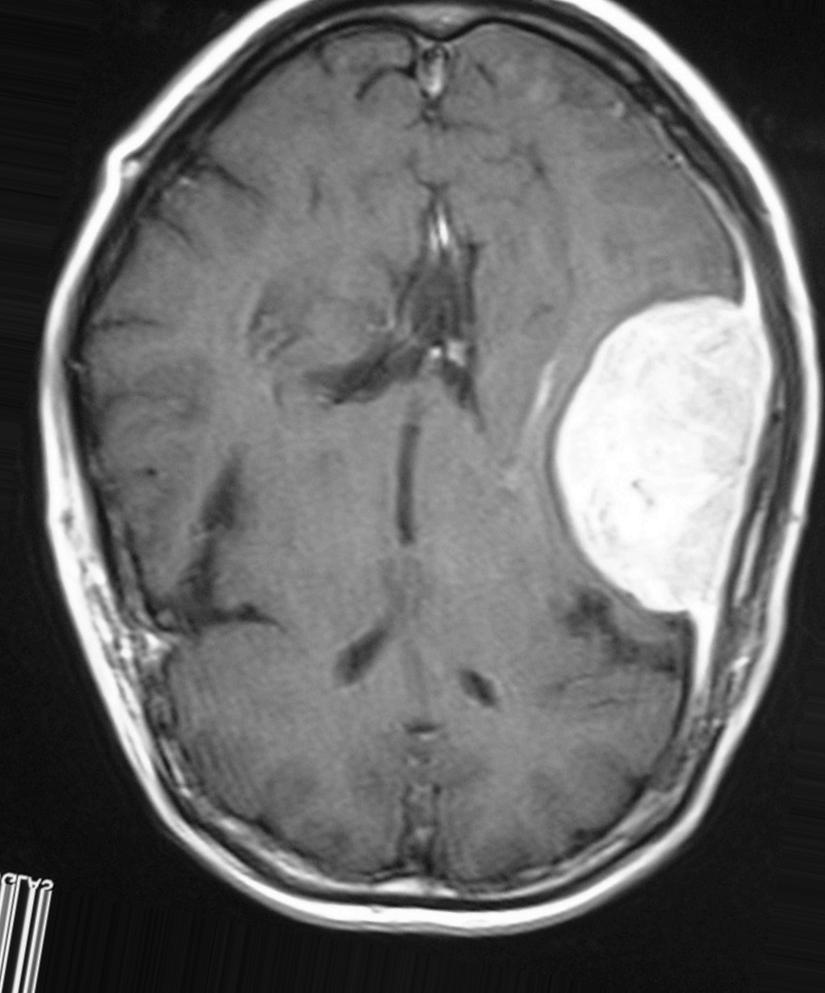
#> input picture augmented data/yes/aug_Y103_0_4209.jpg, 825 x 993 px, given in place of Y1.jpg, which was not available
$ jupyter execute --allow-errors neuroscan.ipynb   (shell and % lines are left out)   (text cells are left out)
#> lines starting #> are read from the running program, lines starting #| are printed output that depends on the picture; after the words box and inside, x2 and y2 are one past the last pixel; in counts of white or black regions, pixels touching at a corner belong together; pictures that were not available may be replaced by others from this repository, and a replacement may not be noted
[cell 1]
import tensorflow as tf
from tensorflow.keras.layers import Conv2D, Input, ZeroPadding2D, BatchNormalization, Activation, MaxPooling2D, Flatten, Dense
from tensorflow.keras.models import Model, load_model
from sklearn.model_selection import train_test_split
from sklearn.metrics import f1_score
from sklearn.utils import shuffle
import cv2
import imutils
import numpy as np
from PIL import Image
from os import listdir
from tensorflow.keras.preprocessing.image import ImageDataGenerator
import pickle
from sklearn.metrics import classification_report
from sklearn.metrics import accuracy_score, confusion_matrix
from keras.callbacks import EarlyStopping

[cell 2]
def augment_data(file_dir, n_generated_samples, save_to_dir):
    data_gen = ImageDataGenerator(rotation_range=10,
                                  width_shift_range=0.1,
                                  height_shift_range=0.1,
                                  shear_range=0.1,
                                  brightness_range=(0.3, 1.0),
                                  horizontal_flip=True,
                                  vertical_flip=True,
                                  fill_mode='nearest'
                                 )

    # iterate over the files in the specified directory
    for filename in listdir(file_dir):
        # load the image (reads the image as a NumPy array.)
        image = cv2.imread(file_dir + '/' + filename)
        # reshape the image to include an additional dimension.
        #This is done to match the expected input shape of the flow method of ImageDataGenerator,
        #which expects a 4D tensor with dimensions (batch_size, height, width, channels).
        image = image.reshape((1,)+image.shape)
        # prefix of the names for the generated sampels.
        save_prefix = 'aug_' + filename[:-4]
        # generate 'n_generated_samples' sample images
        i=0
        for batch in data_gen.flow(x=image, batch_size=1, save_to_dir=save_to_dir,
                                           save_prefix=save_prefix, save_format='jpg'):
            i += 1
            if i > n_generated_samples:
                break

[cell 3]
yes_path = 'yes'
no_path = 'no'
augmented_data_path = 'augmented data/'

# augment data for the examples with label equal to 'yes' representing tumurous examples (n generated samples-6)
augment_data(file_dir=yes_path, n_generated_samples=6, save_to_dir=augmented_data_path+ 'yes')
#> (the call stopped at in augment_data, `data_gen = ImageDataGenerator(rotation_range=10, width_shift_range=0.1..`: tensorflow is not available in this run)
# augment data for the examples with label equal to 'no* representing non-tumurous examples (n generated samples-6)
augment_data(file_dir=no_path, n_generated_samples=6, save_to_dir=augmented_data_path+'no')
#> (the call stopped at in augment_data, `data_gen = ImageDataGenerator(rotation_range=10, width_shift_range=0.1..`: tensorflow is not available in this run)

[cell 4]
yes_path = 'augmented data/yes'
no_path = 'augmented data/no'
# number of files (images) that are in the the folder named 'ves that represent tumorous (positive) examples
m_pos = len(listdir(yes_path))
# number of files (images) that are in the the folder named "no° that represent non-tumorous (negative) examples
m_neg = len(listdir(no_path))
# number of all examples
m = m_pos + m_neg
print(f"Number of examples: {m}")
print(f"Number of pos examples: {m_pos}")
print(f"Number of neg examples: {m_neg}")

[cell 5]
image = cv2.imread('yes/Y1.jpg')
#> image is the input picture: shape (993, 825, 3); min 0, max 255, mean 103.2

[cell 6]
gray = cv2.cvtColor(image, cv2.COLOR_BGR2GRAY)
gray = cv2.GaussianBlur(gray, (5, 5), 0)

[cell 7]
thresh = cv2.threshold(gray, 45, 255, cv2.THRESH_BINARY)[1]
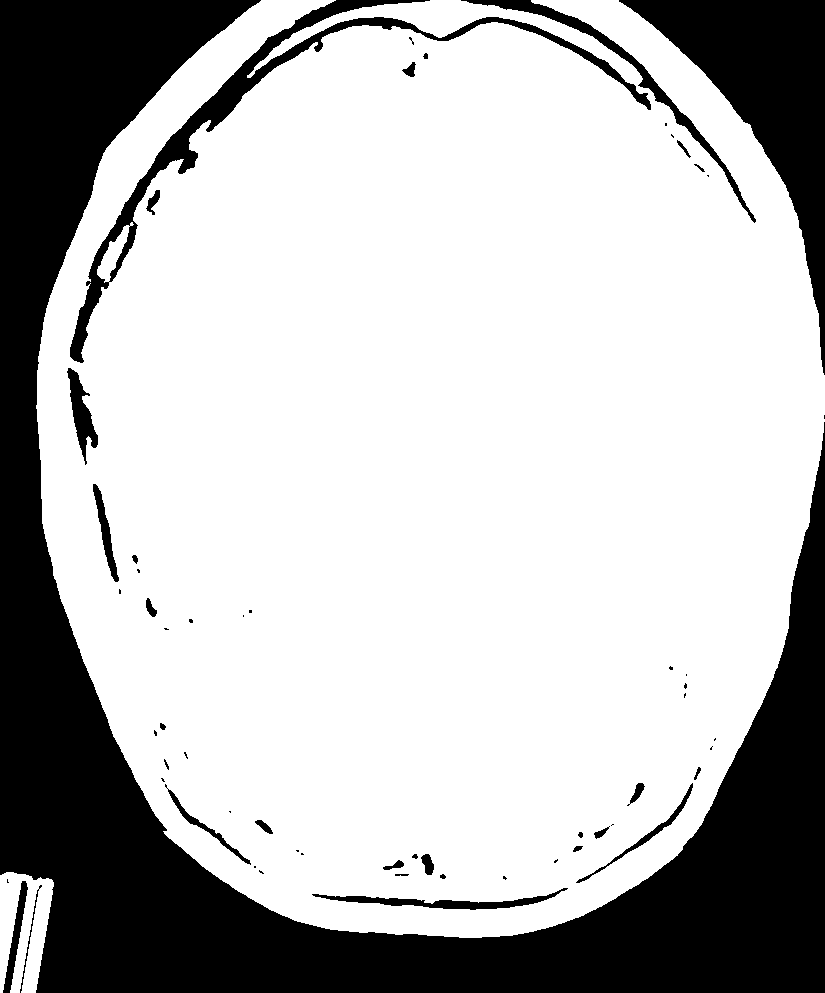
#> thresh: shape (993, 825); 72.4% white; 60 black regions (29 under 20 px), largest, box (x1, y1, x2, y2) and area: (0, 0, 825, 993) 182516, (619, 0, 825, 375) 23381, (70, 0, 651, 363) 10549
thresh = cv2.erode(thresh, None, iterations=2)
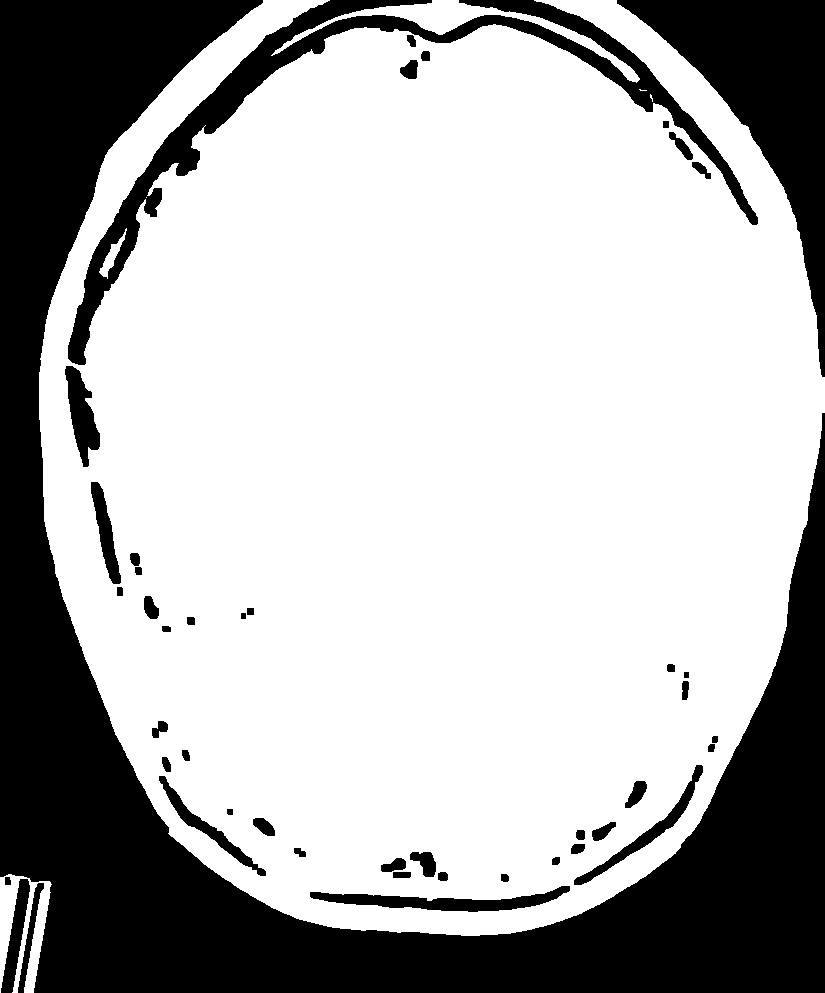
#> thresh: shape (993, 825); 69.6% white; 46 black regions, largest, box (x1, y1, x2, y2) and area: (0, 0, 825, 993) 187897, (617, 0, 825, 377) 24547, (68, 0, 758, 365) 21505
thresh = cv2.dilate(thresh, None, iterations=2)
#> thresh: shape (993, 825); 72.3% white; 56 black regions (26 under 20 px)

[cell 8]
cnts = cv2.findContours(thresh.copy(), cv2.RETR_EXTERNAL, cv2.CHAIN_APPROX_SIMPLE)
#> cnts = 4 contours; box (x1, y1, x2, y2) and area: (37, 0, 825, 938) 585431, (269, 0, 642, 85) 5610, (0, 872, 54, 993) 4049, (97, 226, 129, 281) 632
cnts = imutils.grab_contours(cnts)
c = max(cnts, key=cv2.contourArea)
#> c = contour of 1948 points, box (x1, y1, x2, y2) (37, 0, 825, 938), area 585431

[cell 9]
extLeft = tuple(c[c[:, :, 0].argmin()][0])
#> extLeft = (37, 370)
extRight = tuple(c[c[:, :, 0].argmax()][0])
#> extRight = (824, 414)
extTop = tuple(c[c[:, :, 1].argmin()][0])
#> extTop = (261, 0)
extBot = tuple(c[c[:, :, 1].argmax()][0])
#> extBot = (459, 937)

[cell 10]
new_img = image[extTop[1]:extBot[1], extLeft[0]:extRight[0]]
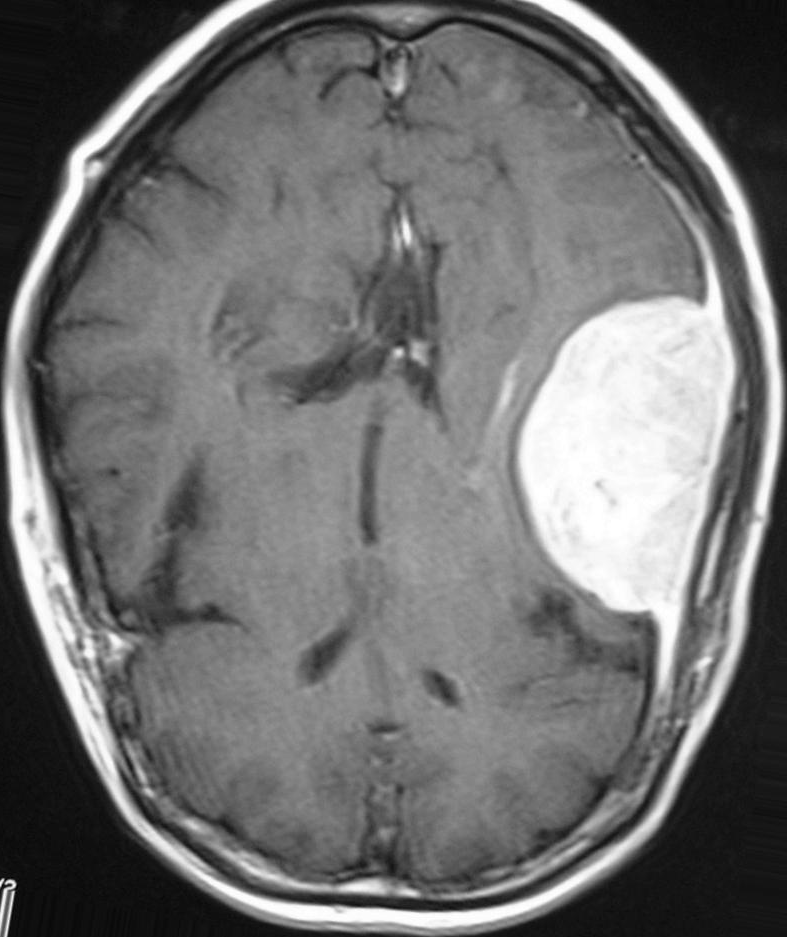
#> new_img: shape (937, 787, 3); min 0, max 255, mean 111.9

[cell 11]
from matplotlib import pyplot as plt
plt.imshow(new_img)

[cell 12]
def crop_brain_contour(image):

    # Convert the image to grayscale, and blur it slightly
    gray = cv2.cvtColor(image, cv2.COLOR_BGR2GRAY)
    gray = cv2.GaussianBlur(gray, (5, 5), 0)


    # Threshold the image, then perform a series of erosions +
    # dilations to remove any small regions of noise
    gray = cv2.threshold(gray, 45, 255, cv2.THRESH_BINARY)[1]
    gray = cv2.erode(gray, None, iterations=2)
    gray = cv2.dilate(gray, None, iterations=2)

    # Find contours in thresholded image, then grab the largest one
    cnts = cv2.findContours(gray.copy(), cv2.RETR_EXTERNAL, cv2.CHAIN_APPROX_SIMPLE)
    cnts = imutils.grab_contours(cnts)
    c = max(cnts, key=cv2.contourArea)

    # Find the extreme points
    extLeft = tuple(c[c[:, :, 0].argmin()][0])
    extRight = tuple(c[c[:, :, 0].argmax()][0])


    # crop new image out of the original image using the four extreme points (left, right, top, bottom)
    new_image = image[extTop[1]:extBot[1], extLeft[0]:extRight[0]]

    return new_image

[cell 13]
IMG_WIDTH, IMG_HEIGHT = (240, 240)
image = cv2.imread('yes/Y1.jpg')

[cell 14]
image = image / 255.

[cell 15]
import os
import numpy as np
from tensorflow.keras.preprocessing.image import load_img, img_to_array
from sklearn.utils import shuffle

def load_data(dir_list, image_size):
    X = []
    y = []
    image_width, image_height = image_size

    for directory in dir_list:
        for filename in os.listdir(directory):
            # Construct the full file path
            img_path = os.path.join(directory, filename)

            # Load the image
            image = load_img(img_path, target_size=(image_width, image_height))

            # Crop and resize the image if needed
            image = crop_brain_contour(image)
            image = resize_img(image, image_width, image_height)

            # Convert the image to a NumPy array and normalize it
            image = img_to_array(image) / 255.0

            # Append image data and label
            X.append(image)

            # Determine label based on directory name
            if 'yes' in os.path.basename(directory):
                y.append(1)
            else:
                y.append(0)

    X = np.array(X)
    y = np.array(y)

    # Shuffle the data
    X, y = shuffle(X, y, random_state=42)

    return X, y

# [6 lines of commented-out code are left out]
def crop_brain_contour(image):
    # Your implementation for cropping the brain contour
    # Convert to NumPy array if needed
    return image

def resize_img(image, width, height):
    # Your implementation for resizing the image
    return image

[cell 16]
augmented_path = 'augmented data/'

augmented_yes = augmented_path + 'yes'
augmented_no = augmented_path + 'no'

IMG_WIDTH, IMG_HEIGHT = (240, 240)

#> (the rest of this cell did not finish here and is left out)

[cell 17]
def split_data(X, y, test_size):
    X_train, X_test_val, y_train, y_test_val = train_test_split(X, y, test_size=test_size)
    X_test, X_val, y_test, y_val = train_test_split(X_test_val, y_test_val, test_size=0.5)

    return X_train, y_train, X_val, y_val, X_test, y_test

#> (a cell that did not finish here is left out)

#> (a cell that did not finish here is left out)

[cell 20]
from sklearn.naive_bayes import MultinomialNB
from sklearn.metrics import accuracy_score, confusion_matrix
NB = MultinomialNB()

#> (a cell that did not finish here is left out)

#> (a cell that did not finish here is left out)

#> (a cell that did not finish here is left out)

[cell 24]
from sklearn.svm import SVC
from sklearn.utils import shuffle

# Example: Flattening the image data
def flatten_images(X):
    # Assuming X is of shape (num_samples, height, width, channels)
    num_samples, height, width, channels = X.shape
    return X.reshape(num_samples, height * width * channels)

# Flatten the training and test images
#> (the rest of this cell did not finish here and is left out)

[cell 25]
from sklearn.linear_model import LogisticRegression

# Create an instance of the classifier
SVM = LogisticRegression()

# Train the model on the training data
#> (the rest of this cell did not finish here and is left out)

[cell 26]
if not os.path.exists('models'):
    os.makedirs('models')
directory = 'models'
if not os.path.exists(directory):
    os.makedirs(directory)
filename = 'models/svm_classifier.sav'
pickle.dump(SVM, open(filename, 'wb'))

[cell 27]
filename = 'models/svm_classifier.sav'
loaded_model = pickle.load(open(filename, 'rb'))

[cell 28]
def predict(image_path):
#> called with image_path = 'yes/Y2.jpg'
    image = cv2.imread(image_path)
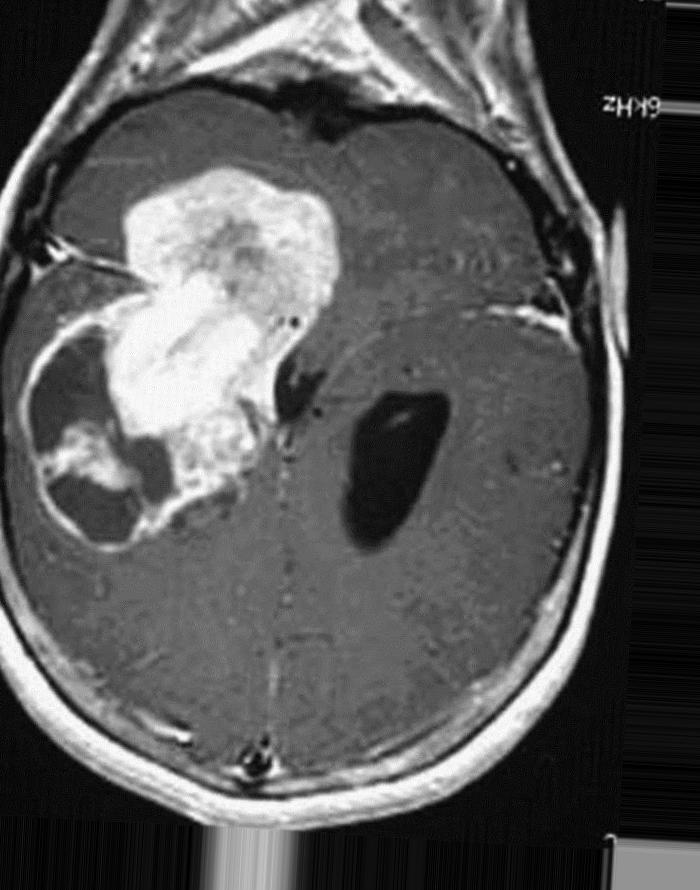
#> input picture augmented data/yes/aug_Y104_0_2986.jpg, 700 x 890 px, given in place of Y2.jpg, which was not available
#> image is the input picture: shape (890, 700, 3); min 0, max 255, mean 88.8
    image = crop_brain_contour(image)
    image = cv2.resize(image, (IMG_WIDTH, IMG_HEIGHT))
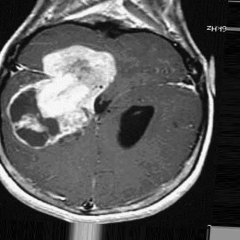
#> image: shape (240, 240, 3); min 0, max 254, mean 88.6
    image = image / 255.
    image_flat = image.reshape(1, -1)

    prediction = loaded_model.predict(image_flat)

    if prediction[0] == 1:
        return "Brain Tumor Detected"
    else:
        return "No Brain Tumor Detected"
